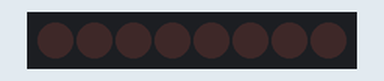
This sketch was run on a simulated Arduino Uno, built with avr-gcc and run on an emulated ATmega328P. On the bench: 8 shift-register outputs drawn as a row of LEDs (first output left, lit = HIGH). Wiring (inferred from the names in the program): shift register (74HC595): data pin 12; shift clock pin 9; latch pin 11. Wiring (inferred from the signals the program sends): row of LEDs: on Q0, Q1, Q2, Q3, Q4, Q5, Q6, Q7.

Above: at 0.05 s.
At 0.45 s:
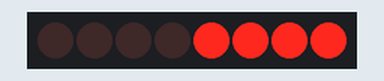
At 0.75 s:
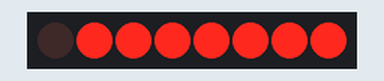
At 1.45 s:
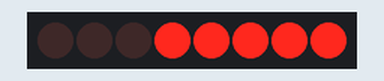
At 2.15 s:
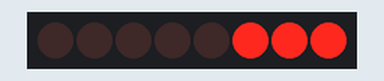
At 2.85 s:
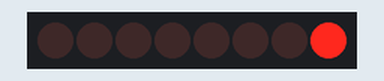
Timing chart, 0 to 3.1 s (numbered marks = the images above):
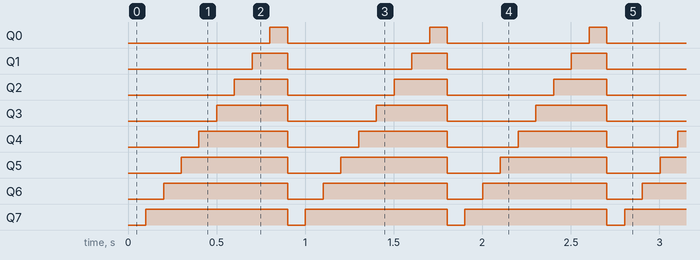

Measured:
- by itself, Q0: alternates HIGH for 0.10 s and LOW for 0.80 s
- by itself, Q1: alternates HIGH for 0.20 s and LOW for 0.70 s
- by itself, Q2: alternates HIGH for 0.30 s and LOW for 0.60 s
- by itself, Q3: alternates HIGH for 0.40 s and LOW for 0.50 s
- by itself, Q4: alternates HIGH for 0.50 s and LOW for 0.40 s
- by itself, Q5: alternates HIGH for 0.60 s and LOW for 0.30 s
- by itself, Q6: alternates HIGH for 0.70 s and LOW for 0.20 s
- by itself, Q7: alternates HIGH for 0.80 s and LOW for 0.10 s

The sketch:

74595.ino
```cpp
int time = 100;
int LP = 11;
int CP = 9;
int DP = 12;

byte leds = 0;

void updateShiftRegister()
{
   digitalWrite(LP, LOW);
   shiftOut(DP, CP, LSBFIRST, leds);
   digitalWrite(LP, HIGH);
}

void setup()
{
  pinMode(LP, OUTPUT);
  pinMode(DP, OUTPUT);
  pinMode(CP, OUTPUT);
}

void loop()
{
  leds = 0;
  updateShiftRegister();
  delay(time);
  for (int i = 0; i < 8; i++)
  {
    bitSet(leds, i);
    updateShiftRegister();
    delay(time);
  }
}
```
